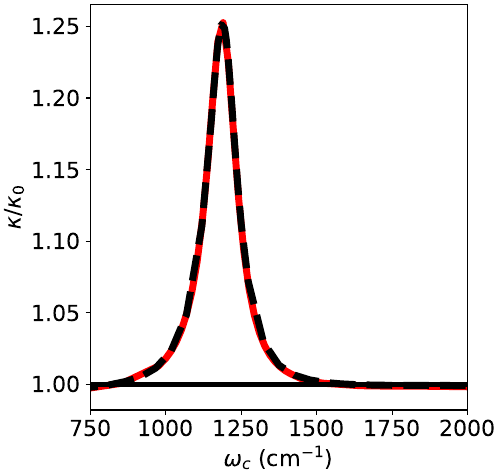

Write Python code to recreate this figure.
import numpy as np
import matplotlib.pyplot as plt
plt.rcParams.update({'font.size': 16})


width= 5
aspect_ratio= 1.05
fig_size = (width, width / aspect_ratio)
plt.figure(figsize=fig_size, constrained_layout=True)

color = ['#ef5777', '#48dbfb', '#8854d0', '#079992', '#e58e26',"#ff9ff3"]

def plot_curve(filename, label, scalefactor, c = 'black', colind=4, style='-'):
    data = np.genfromtxt(filename)
    plt.plot(data[:, 0], data[:, colind]/scalefactor, label = label, c = c, lw = 5, ls = style)
fold = "./"

data_no_cav = np.genfromtxt(f"S13b_rates_1000_no_cavity.out")
plt.xlim(750, 2000)
plt.xlabel(r'$\omega_c$ $(\mathrm{cm}^{-1})$')
plt.ylabel(r'$\kappa /\kappa_0$')

fold = "./"

#plot_curve(f"{fold}/rates_1000_eta_0.005_lifetime_1000.out", r'$\eta=5\times10^{-3}$', data_no_cav[0, 4], '#B9B4FF')
plot_curve(f"S13b_rates_off_resonant", r'$\omega_Q=1800$ cm$^{-1}$', data_no_cav[0, 4], colind=2, c ='r')
plot_curve(f"S13b_rates_unstructured", r'Unstructured', data_no_cav[0, 4], colind=2, c ='black', style = '--')


plt.plot([750, 2000], [1, 1], 'k', lw = 3, label='no cavity')


plt.savefig('S13b.pdf')